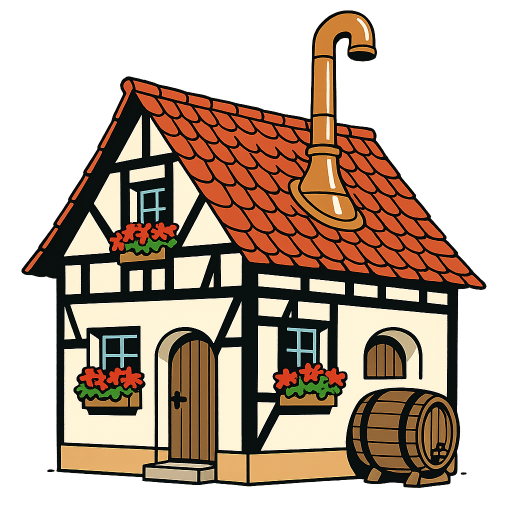
#> input picture art_source/compare/hybrid/brewery_raw.png, 1024 x 1024 px (shown at 1/2 size); the run also reads 1 picture not shown here
$ python fix_alpha.py ../../openai/brawl.png
#> lines starting #> are read from the running program, lines starting #| are printed output that depends on the picture; after the words box and inside, x2 and y2 are one past the last pixel; in counts of white or black regions, pixels touching at a corner belong together
# PixelLab image_to_pixelart returned the cut-outs on a flat grey background.
# This puts the transparency back: it takes the alpha of the OpenAI cut-out
# (cropped the same way as make_src.py), scales it to the PixelLab size with
# hard edges and applies it. The untouched PixelLab results are kept as
# <name>_raw.png.
#
# It also makes a STAND-IN bg.png (NOT PixelLab): the OpenAI bg pixelated by
# tools/pixelate.py the same way compose.py "paint" does, because the bg
# could not be sent to PixelLab (see prompts.txt).
import os, shutil, sys
from PIL import Image

HERE = os.path.dirname(os.path.abspath(__file__))
SET = os.path.dirname(HERE)
SRC = os.path.join(SET, "..", "openai")
ROOT = os.path.abspath(os.path.join(SET, "..", "..", ".."))
sys.path.insert(0, os.path.join(ROOT, "tools"))

for n in ["brewery", "tent", "crowd", "brawl", "sign", "hero"]:
    out = os.path.join(SET, n + ".png")
    raw = os.path.join(SET, n + "_raw.png")
    if not os.path.exists(raw):
        shutil.copy(out, raw)
    px = Image.open(raw).convert("RGBA")
#> px is the input picture: PIL image 1024x1024 RGBA; mean R, G, B, A 116.9, 90.1, 64.6, 141.5
    src = Image.open(os.path.join(SRC, n + ".png")).convert("RGBA")
    src = src.crop(src.getchannel("A").point(lambda a: 255 if a > 16 else 0).getbbox())
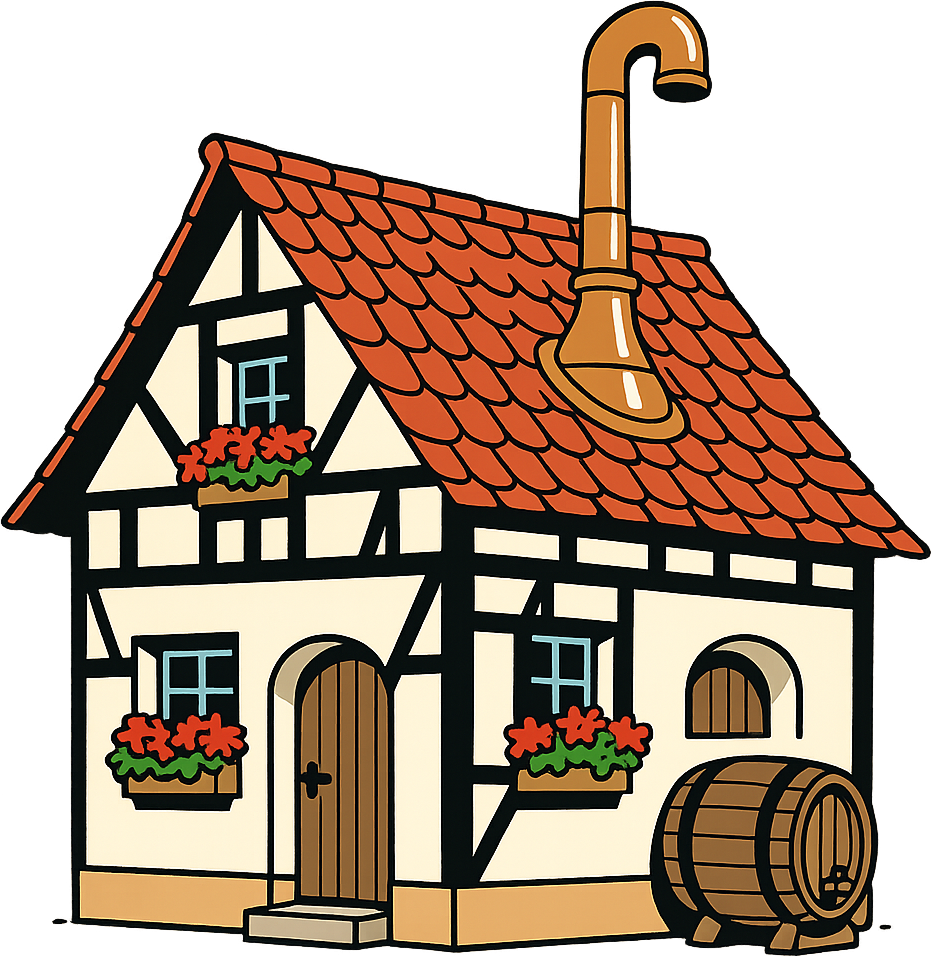
#> src: PIL image 931x956 RGBA; mean R, G, B, A 121.7, 93, 67.5, 166.7; transparent parts drawn white
    mask = src.getchannel("A").resize(px.size, Image.BOX).point(lambda a: 255 if a > 127 else 0)
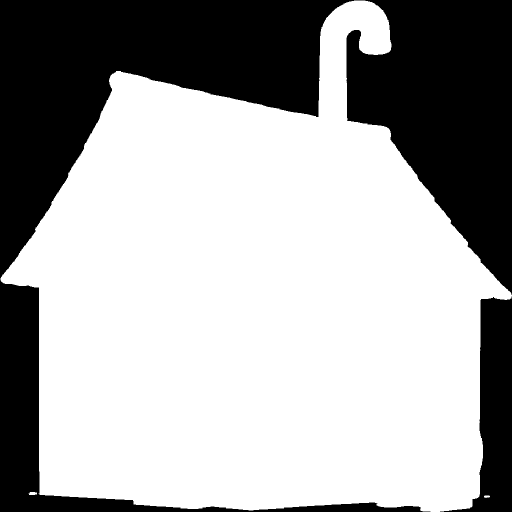
#> mask: PIL image 1024x1024 L (shown at 1/2 size); 65.5% white; 2 black regions, box (x1, y1, x2, y2) and area: (0, 0, 1024, 1024) 334371, (880, 593, 1024, 1024) 27544
    px.putalpha(mask)
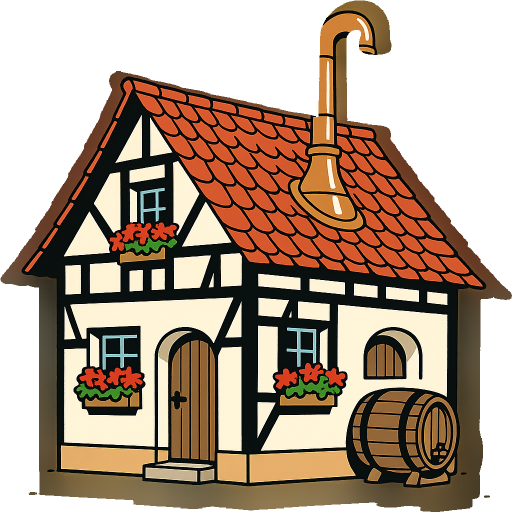
#> px: PIL image 1024x1024 RGBA (shown at 1/2 size); mean R, G, B, A 116.9, 90.1, 64.6, 167; transparent parts drawn white
    px.save(out)
    print(n, px.size)
#| brewery (1024, 1024)
#> (the run stopped early here; a loop or call above may not have finished)
